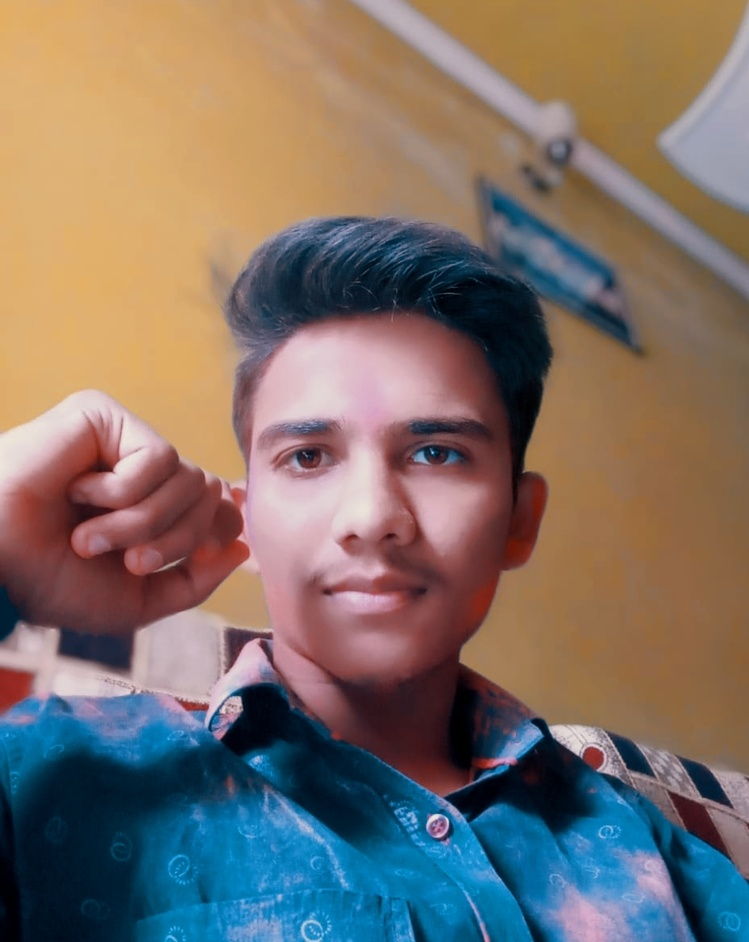
#> input picture Opencv/aman.jpg, 749 x 942 px, shrunk from 929 x 1169 before the run, given in place of the camera
$ python colorfilter1.py
#> lines starting #> are read from the running program, lines starting #| are printed output that depends on the picture; after the words box and inside, x2 and y2 are one past the last pixel; in counts of white or black regions, pixels touching at a corner belong together
import cv2
import numpy as np

yogi = cv2.VideoCapture(0)

while True:
    ret , frame = yogi.read()
#> frame is the input picture: shape (942, 749, 3); mean B, G, R 103.9, 112.3, 125.9

    hsv= cv2.cvtColor(frame,cv2.COLOR_HSV2BGR)
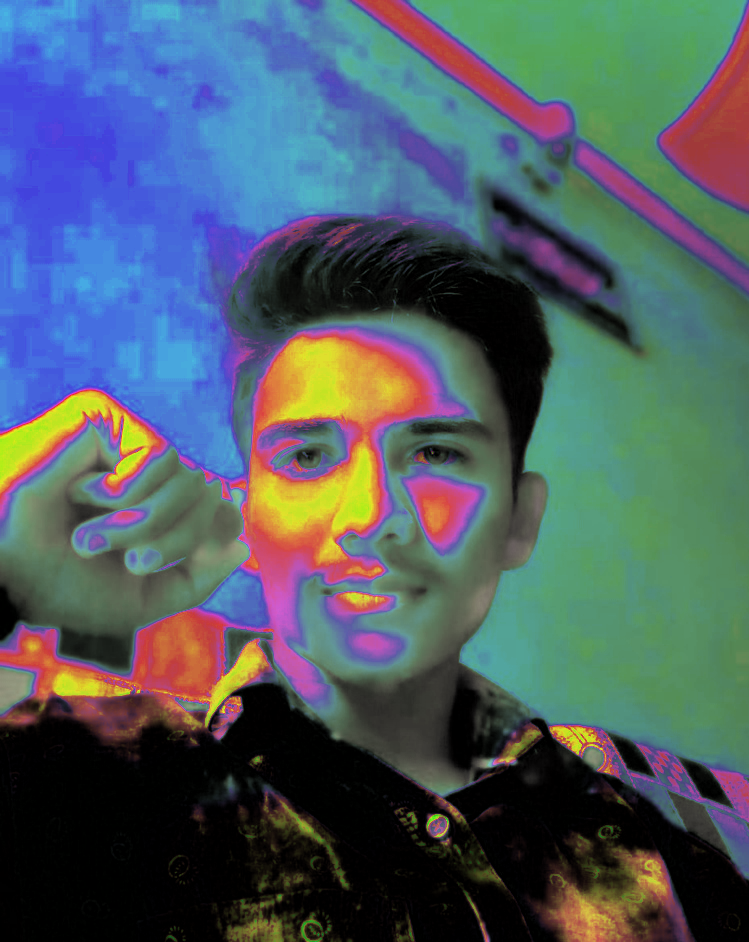
#> hsv: shape (942, 749, 3); mean B, G, R 100.4, 92.7, 77.9

    lowerR = np.array([110,50,50])
    upperR = np.array([130,255,255])


    mask = cv2.inRange(hsv,lowerR,upperR)
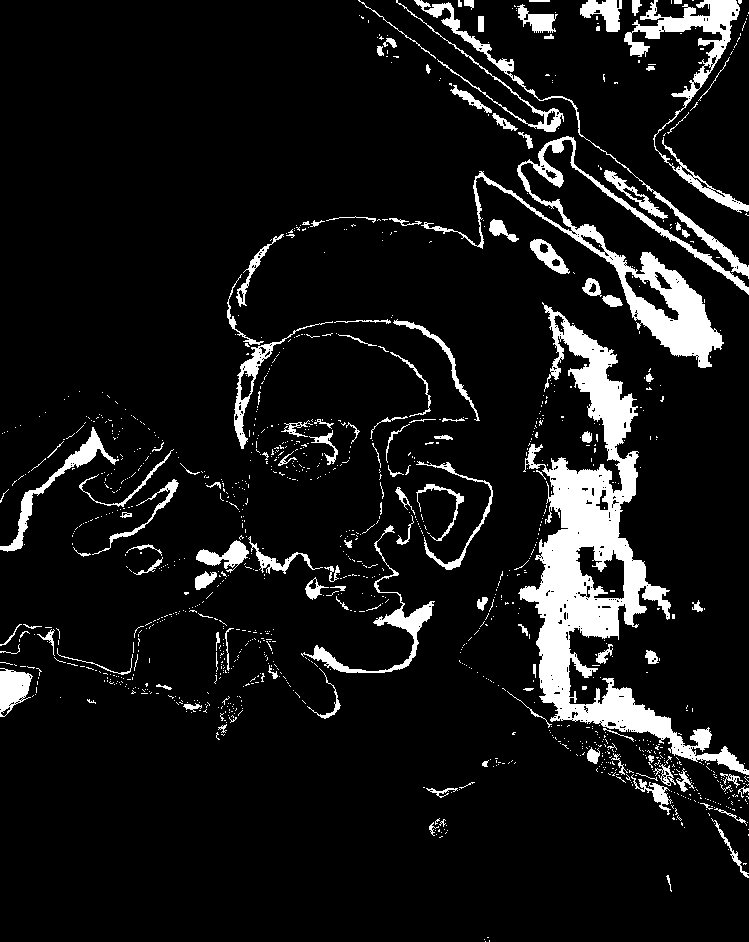
#> mask: shape (942, 749); 9.2% white; 1231 white regions (1104 under 20 px), largest, box (x1, y1, x2, y2) and area: (518, 302, 749, 775) 24724, (421, 136, 749, 368) 9009, (624, 0, 749, 213) 4178
    result = cv2.bitwise_and(frame,frame,mask=mask)
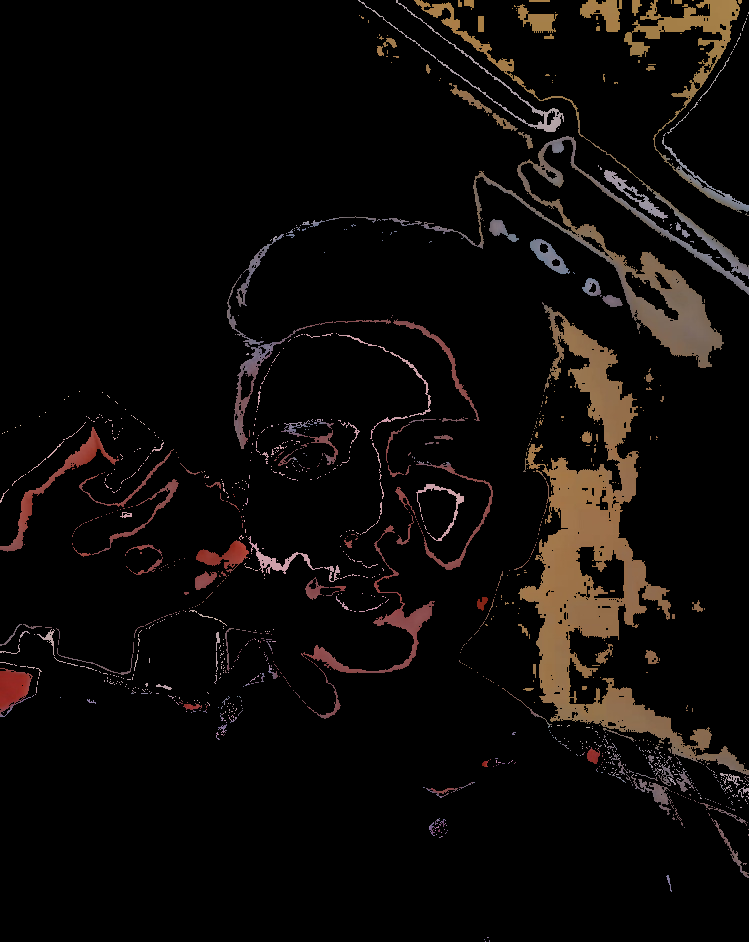
#> result: shape (942, 749, 3); mean B, G, R 8.3, 10.1, 13.4

    cv2.imshow('show',mask)
    cv2.imshow('show 1',result)
    cv2.imshow('show 2',frame)

    if cv2.waitKey()==13:
#> (key Esc is pressed here)
        break

#> (the run stopped early here; a loop or call above may not have finished)

$ run again, on Opencv/yogi shrey.jpg
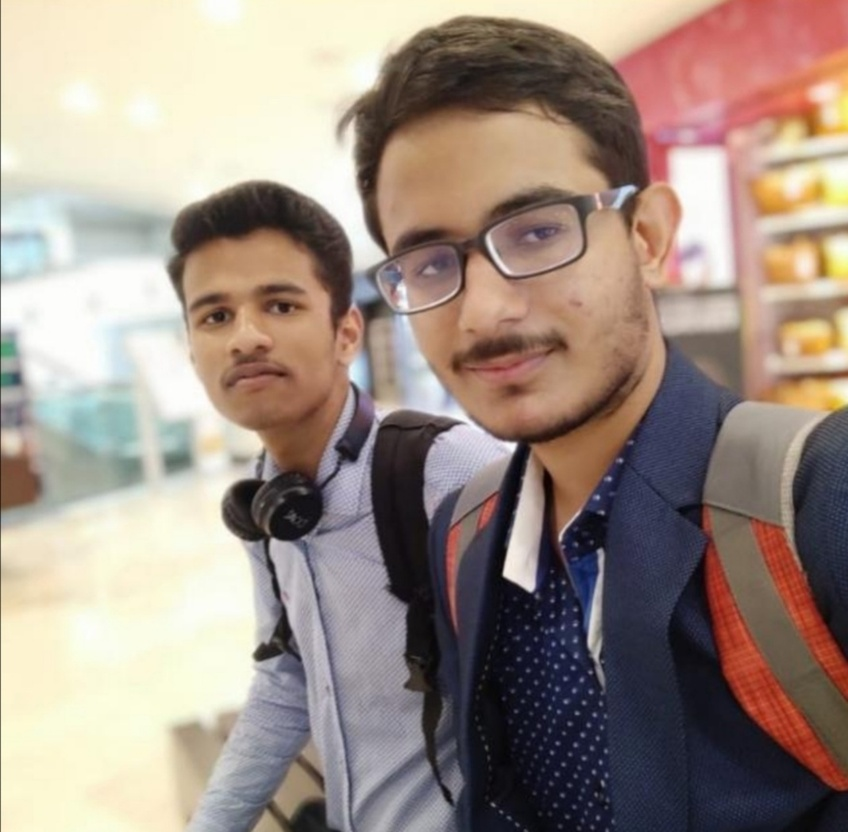
#> input picture Opencv/yogi shrey.jpg, 848 x 832 px, shrunk from 1068 x 1049 before the run, given in place of the camera
#> frame is the input picture: shape (832, 848, 3); mean B, G, R 132.7, 142.8, 158.7
#> `mask = cv2.inRange(hsv,lowerR,upperR)`:
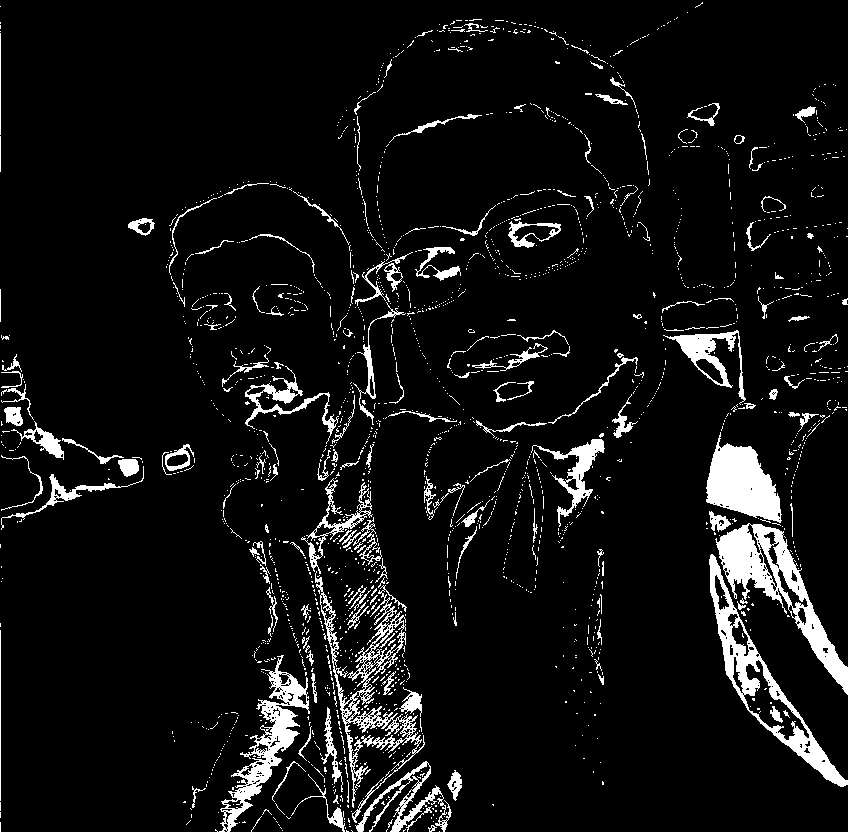
#> mask: shape (832, 848); 7% white; 2043 white regions (1872 under 20 px), largest, box (x1, y1, x2, y2) and area: (715, 523, 848, 695) 5572, (709, 554, 848, 787) 4405, (706, 432, 782, 523) 3993
#> `result = cv2.bitwise_and(frame,frame,mask=mask)`:
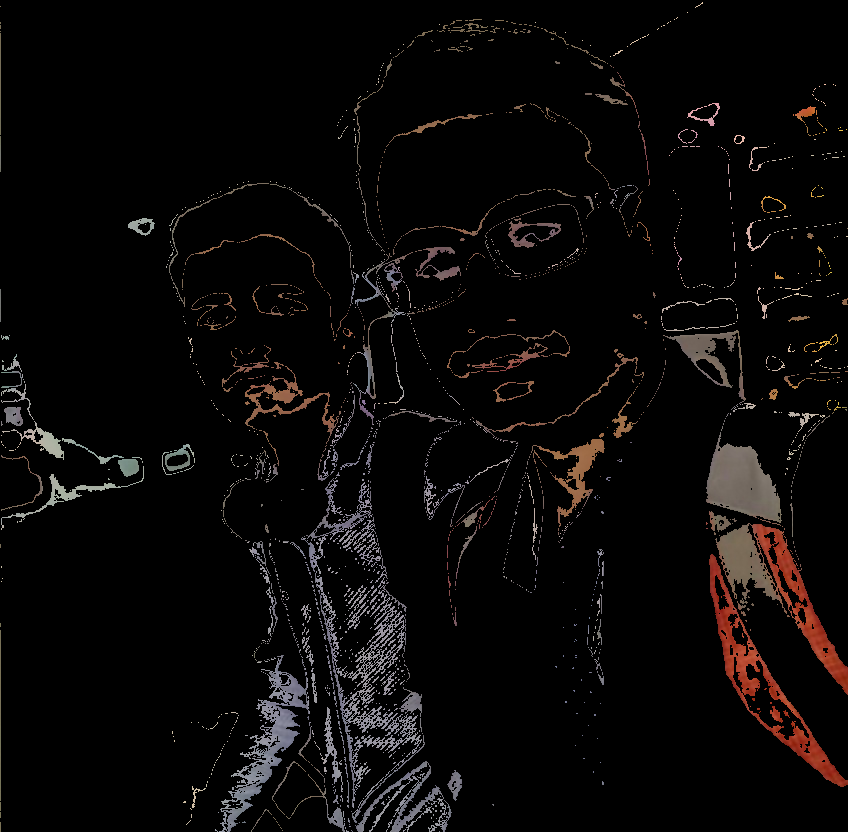
#> result: shape (832, 848, 3); mean B, G, R 7.6, 8.1, 10

$ run again, on Opencv/download1.png
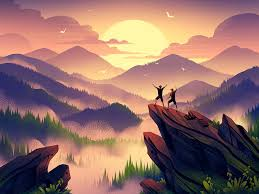
#> input picture Opencv/download1.png, 259 x 194 px, given in place of the camera
#> frame is the input picture: shape (194, 259, 3); mean B, G, R 105.5, 110.5, 146.1
#> `mask = cv2.inRange(hsv,lowerR,upperR)`:
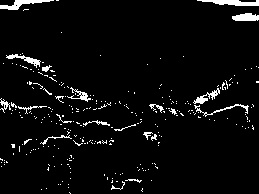
#> mask: shape (194, 259); 4.5% white; 271 white regions (250 under 20 px), largest, box (x1, y1, x2, y2) and area: (197, 0, 259, 6) 237, (0, 0, 54, 10) 212, (232, 13, 259, 21) 171
#> `result = cv2.bitwise_and(frame,frame,mask=mask)`:
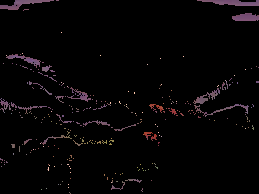
#> result: shape (194, 259, 3); mean B, G, R 4.8, 4, 5.7
